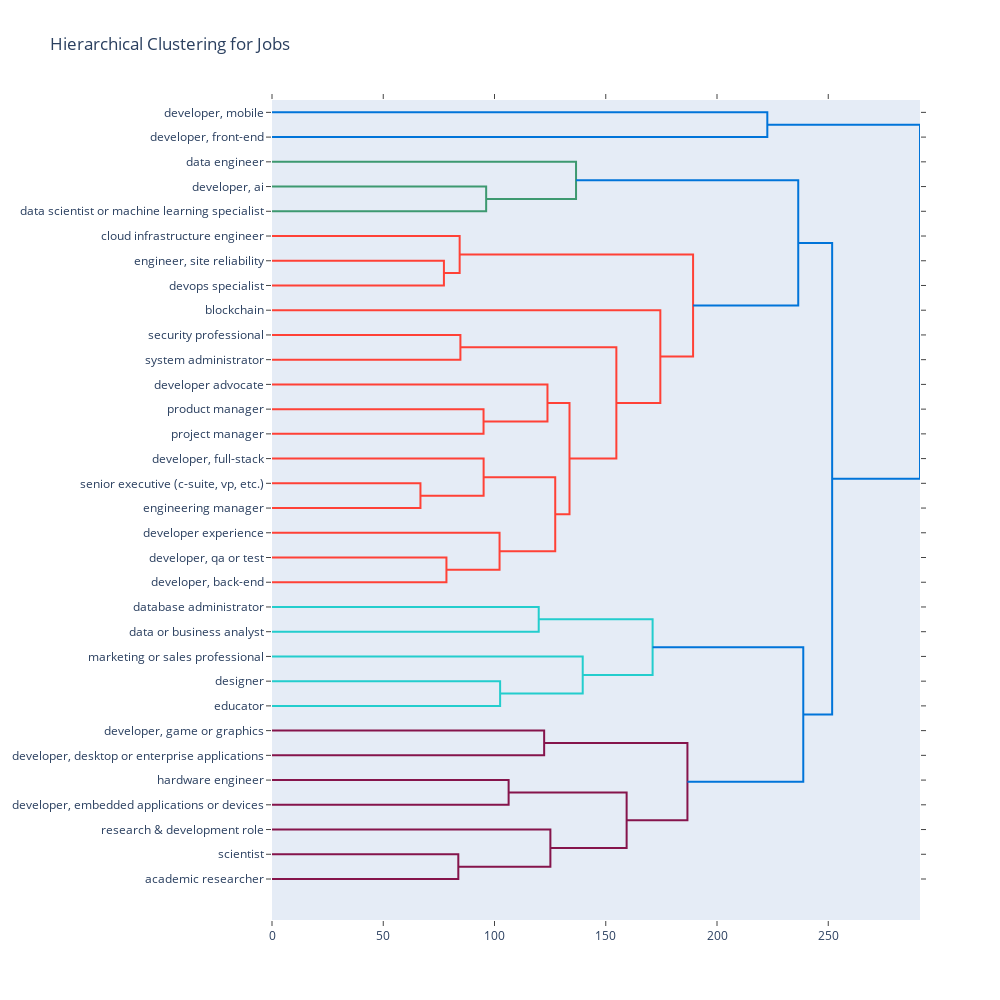

Here is the notebook cell this chart was saved with:
### Code cell
fig = ff.create_dendrogram(job_tech_means_df, labels = job_tech_means_df.index, orientation = 'left')
fig.update_layout(width = 1000, height = 1000, title = 'Hierarchical Clustering for Jobs')
fig.show()

### Figure 1 — Plotly figure (JSON) as saved in the notebook; plotly's stock layout.template omitted (floating-point values rounded to 4 significant figures)
{"data": [{"hoverinfo": "text", "marker": {"color": "rgb(0,116,217)"}, "mode": "lines", "type": "scatter", "x": [0, 222.6, 222.6, 0], "xaxis": "x", "y": [-5, -5, -15, -15], "yaxis": "y"}, {"hoverinfo": "text", "marker": {"color": "rgb(61,153,112)"}, "mode": "lines", "type": "scatter", "x": [0, 96.25, 96.25, 0], "xaxis": "x", "y": [-35, -35, -45, -45], "yaxis": "y"}, {"hoverinfo": "text", "marker": {"color": "rgb(61,153,112)"}, "mode": "lines", "type": "scatter", "x": [0, 136.6, 136.6, 96.25], "xaxis": "x", "y": [-25, -25, -40, -40], "yaxis": "y"}, {"hoverinfo": "text", "marker": {"color": "rgb(255,65,54)"}, "mode": "lines", "type": "scatter", "x": [0, 77.27, 77.27, 0], "xaxis": "x", "y": [-65, -65, -75, -75], "yaxis": "y"}, {"hoverinfo": "text", "marker": {"color": "rgb(255,65,54)"}, "mode": "lines", "type": "scatter", "x": [0, 84.33, 84.33, 77.27], "xaxis": "x", "y": [-55, -55, -70, -70], "yaxis": "y"}, {"hoverinfo": "text", "marker": {"color": "rgb(255,65,54)"}, "mode": "lines", "type": "scatter", "x": [0, 84.68, 84.68, 0], "xaxis": "x", "y": [-95, -95, -105, -105], "yaxis": "y"}, {"hoverinfo": "text", "marker": {"color": "rgb(255,65,54)"}, "mode": "lines", "type": "scatter", "x": [0, 95.07, 95.07, 0], "xaxis": "x", "y": [-125, -125, -135, -135], "yaxis": "y"}, {"hoverinfo": "text", "marker": {"color": "rgb(255,65,54)"}, "mode": "lines", "type": "scatter", "x": [0, 123.8, 123.8, 95.07], "xaxis": "x", "y": [-115, -115, -130, -130], "yaxis": "y"}, {"hoverinfo": "text", "marker": {"color": "rgb(255,65,54)"}, "mode": "lines", "type": "scatter", "x": [0, 66.72, 66.72, 0], "xaxis": "x", "y": [-155, -155, -165, -165], "yaxis": "y"}, {"hoverinfo": "text", "marker": {"color": "rgb(255,65,54)"}, "mode": "lines", "type": "scatter", "x": [0, 95.11, 95.11, 66.72], "xaxis": "x", "y": [-145, -145, -160, -160], "yaxis": "y"}, {"hoverinfo": "text", "marker": {"color": "rgb(255,65,54)"}, "mode": "lines", "type": "scatter", "x": [0, 78.4, 78.4, 0], "xaxis": "x", "y": [-185, -185, -195, -195], "yaxis": "y"}, {"hoverinfo": "text", "marker": {"color": "rgb(255,65,54)"}, "mode": "lines", "type": "scatter", "x": [0, 102.3, 102.3, 78.4], "xaxis": "x", "y": [-175, -175, -190, -190], "yaxis": "y"}, {"hoverinfo": "text", "marker": {"color": "rgb(255,65,54)"}, "mode": "lines", "type": "scatter", "x": [95.11, 127.3, 127.3, 102.3], "xaxis": "x", "y": [-152.5, -152.5, -182.5, -182.5], "yaxis": "y"}, {"hoverinfo": "text", "marker": {"color": "rgb(255,65,54)"}, "mode": "lines", "type": "scatter", "x": [123.8, 133.7, 133.7, 127.3], "xaxis": "x", "y": [-122.5, -122.5, -167.5, -167.5], "yaxis": "y"}, {"hoverinfo": "text", "marker": {"color": "rgb(255,65,54)"}, "mode": "lines", "type": "scatter", "x": [84.68, 154.8, 154.8, 133.7], "xaxis": "x", "y": [-100, -100, -145, -145], "yaxis": "y"}, {"hoverinfo": "text", "marker": {"color": "rgb(255,65,54)"}, "mode": "lines", "type": "scatter", "x": [0, 174.5, 174.5, 154.8], "xaxis": "x", "y": [-85, -85, -122.5, -122.5], "yaxis": "y"}, {"hoverinfo": "text", "marker": {"color": "rgb(255,65,54)"}, "mode": "lines", "type": "scatter", "x": [84.33, 189.2, 189.2, 174.5], "xaxis": "x", "y": [-62.5, -62.5, -103.8, -103.8], "yaxis": "y"}, {"hoverinfo": "text", "marker": {"color": "rgb(0,116,217)"}, "mode": "lines", "type": "scatter", "x": [136.6, 236.5, 236.5, 189.2], "xaxis": "x", "y": [-32.5, -32.5, -83.12, -83.12], "yaxis": "y"}, {"hoverinfo": "text", "marker": {"color": "rgb(35,205,205)"}, "mode": "lines", "type": "scatter", "x": [0, 119.9, 119.9, 0], "xaxis": "x", "y": [-205, -205, -215, -215], "yaxis": "y"}, {"hoverinfo": "text", "marker": {"color": "rgb(35,205,205)"}, "mode": "lines", "type": "scatter", "x": [0, 102.5, 102.5, 0], "xaxis": "x", "y": [-235, -235, -245, -245], "yaxis": "y"}, {"hoverinfo": "text", "marker": {"color": "rgb(35,205,205)"}, "mode": "lines", "type": "scatter", "x": [0, 139.7, 139.7, 102.5], "xaxis": "x", "y": [-225, -225, -240, -240], "yaxis": "y"}, {"hoverinfo": "text", "marker": {"color": "rgb(35,205,205)"}, "mode": "lines", "type": "scatter", "x": [119.9, 171.1, 171.1, 139.7], "xaxis": "x", "y": [-210, -210, -232.5, -232.5], "yaxis": "y"}, {"hoverinfo": "text", "marker": {"color": "rgb(133,20,75)"}, "mode": "lines", "type": "scatter", "x": [0, 122.3, 122.3, 0], "xaxis": "x", "y": [-255, -255, -265, -265], "yaxis": "y"}, {"hoverinfo": "text", "marker": {"color": "rgb(133,20,75)"}, "mode": "lines", "type": "scatter", "x": [0, 106.3, 106.3, 0], "xaxis": "x", "y": [-275, -275, -285, -285], "yaxis": "y"}, {"hoverinfo": "text", "marker": {"color": "rgb(133,20,75)"}, "mode": "lines", "type": "scatter", "x": [0, 83.73, 83.73, 0], "xaxis": "x", "y": [-305, -305, -315, -315], "yaxis": "y"}, {"hoverinfo": "text", "marker": {"color": "rgb(133,20,75)"}, "mode": "lines", "type": "scatter", "x": [0, 125.1, 125.1, 83.73], "xaxis": "x", "y": [-295, -295, -310, -310], "yaxis": "y"}, {"hoverinfo": "text", "marker": {"color": "rgb(133,20,75)"}, "mode": "lines", "type": "scatter", "x": [106.3, 159.4, 159.4, 125.1], "xaxis": "x", "y": [-280, -280, -302.5, -302.5], "yaxis": "y"}, {"hoverinfo": "text", "marker": {"color": "rgb(133,20,75)"}, "mode": "lines", "type": "scatter", "x": [122.3, 186.7, 186.7, 159.4], "xaxis": "x", "y": [-260, -260, -291.2, -291.2], "yaxis": "y"}, {"hoverinfo": "text", "marker": {"color": "rgb(0,116,217)"}, "mode": "lines", "type": "scatter", "x": [171.1, 238.8, 238.8, 186.7], "xaxis": "x", "y": [-221.2, -221.2, -275.6, -275.6], "yaxis": "y"}, {"hoverinfo": "text", "marker": {"color": "rgb(0,116,217)"}, "mode": "lines", "type": "scatter", "x": [236.5, 251.8, 251.8, 238.8], "xaxis": "x", "y": [-57.81, -57.81, -248.4, -248.4], "yaxis": "y"}, {"hoverinfo": "text", "marker": {"color": "rgb(0,116,217)"}, "mode": "lines", "type": "scatter", "x": [222.6, 291.2, 291.2, 251.8], "xaxis": "x", "y": [-10, -10, -153.1, -153.1], "yaxis": "y"}], "layout": {"autosize": false, "height": 1000, "hovermode": "closest", "showlegend": false, "title": {"text": "Hierarchical Clustering for Jobs"}, "width": 1000, "xaxis": {"mirror": "allticks", "rangemode": "tozero", "showgrid": false, "showline": true, "showticklabels": true, "ticks": "outside", "type": "linear", "zeroline": false}, "yaxis": {"mirror": "allticks", "rangemode": "tozero", "showgrid": false, "showline": true, "showticklabels": true, "tickmode": "array", "ticks": "outside", "ticktext": ["developer, mobile", "developer, front-end", "data engineer", "developer, ai", "data scientist or machine learning specialist", "cloud infrastructure engineer", "engineer, site reliability", "devops specialist", "blockchain", "security professional", "system administrator", "developer advocate", "product manager", "project manager", "developer, full-stack", "senior executive (c-suite, vp, etc.)", "engineering manager", "developer experience", "developer, qa or test", "developer, back-end", "database administrator", "data or business analyst", "marketing or sales professional", "designer", "educator", "developer, game or graphics", "developer, desktop or enterprise applications", "hardware engineer", "developer, embedded applications or devices", "research & development role", "scientist", "academic researcher"], "tickvals": [-5, -15, -25, -35, -45, -55, -65, -75, -85, -95, -105, -115, -125, -135, -145, -155, -165, -175, -185, -195, -205, -215, -225, -235, -245, -255, -265, -275, -285, -295, -305, -315], "type": "linear", "zeroline": false}}}
